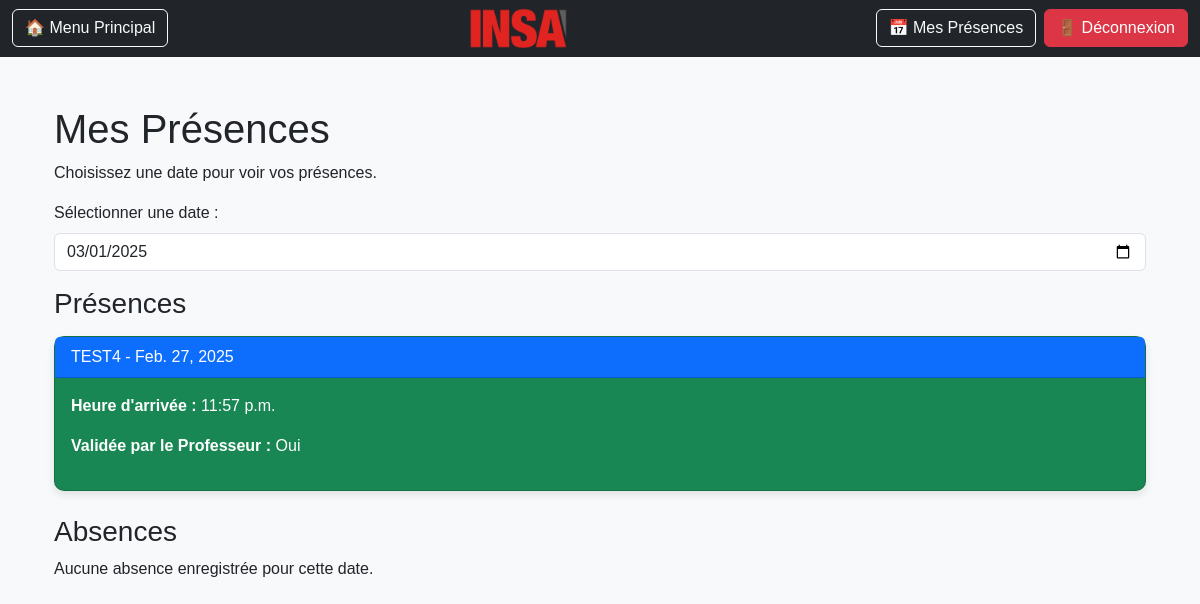
The app's page /list/ (signed in), older data.
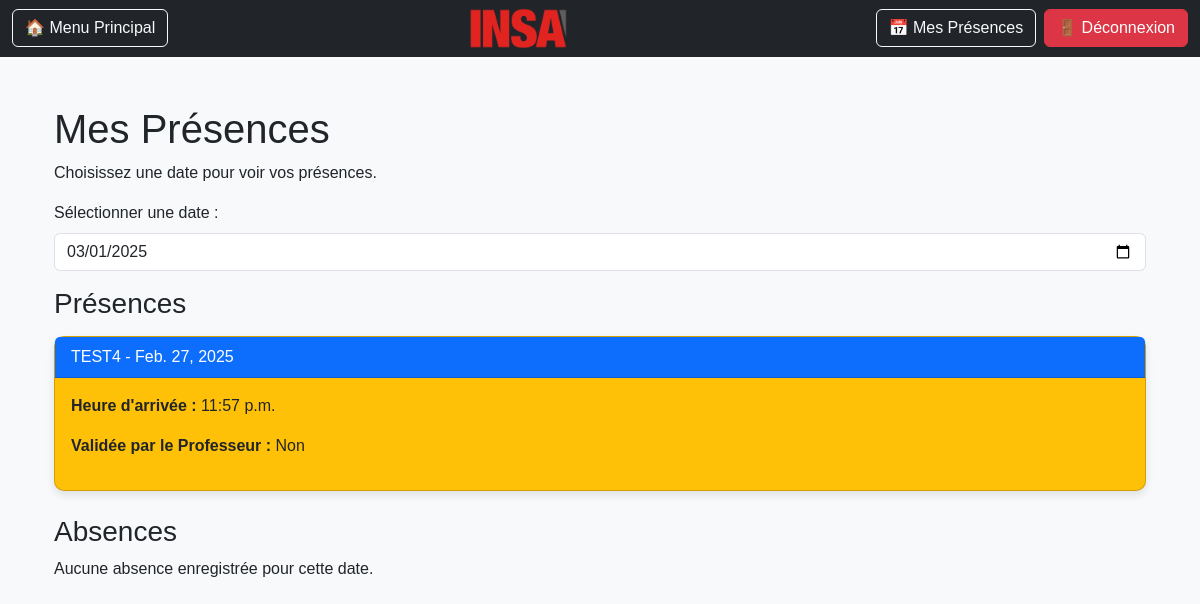
The same page, newer data.
### presence/models.py (models this page shows, shortened)
class Presence(models.Model):
    eleve = models.ForeignKey(settings.AUTH_USER_MODEL, on_delete=models.CASCADE, limit_choices_to={'role': 'eleve'})
    cours = models.ForeignKey(Cours, on_delete=models.CASCADE)
    date = models.DateField(auto_now_add=True)
    heure_arrivee = models.TimeField(auto_now_add=True)
    validee_par_prof = models.BooleanField(default=False)

### cours/models.py (models this page shows, shortened)
class Cours(models.Model):
    nom = models.CharField(max_length=100)
    professeur = models.ForeignKey(settings.AUTH_USER_MODEL, on_delete=models.CASCADE, limit_choices_to={'role': 'prof'})
    debut = models.DateTimeField()
    fin = models.DateTimeField()
    classes = models.ManyToManyField('users.Classe', related_name='cours')

### presence/views.py (the view)
# urls.py: path('list/', list_presences, name='list_presences'),
@login_required
def list_presences(request):
    today = timezone.now().date()
    presences = Presence.objects.filter(eleve=request.user).order_by('-date')
    return render(request, 'list.html', {'presences': presences, "today": today})

### presence/templates/list.html (shortened to what this page needs)
{% extends "base.html" %}
{% load crispy_forms_tags %}
{% load static %}
{% block content %}
<head>
    <link rel="stylesheet" href="https://cdn.jsdelivr.net/npm/bootstrap@5.3.0/dist/css/bootstrap.min.css">
    <link rel="stylesheet" href="{% static 'css/profile.css' %}">
</head>
<body>
    <div class="container mt-5">
        <header>
            <h1>Mes Présences</h1>
            <p>Choisissez une date pour voir vos présences.</p>
        </header>
        <div class="mb-3">
            <label for="datePicker" class="form-label">Sélectionner une date :</label>
            <input type="date" id="datePicker" class="form-control" value="{{ today|date:'Y-m-d' }}">
        </div>
        <div id="contentContainer">
            {% if user.role == "eleve" %}
                <div id="eleveContent">
                    {% include 'partials/presences_list.html' %}
                </div>
            {% elif user.role == "prof" %}
                <div id="profContent">
                    {% include 'partials/professeur_cours_list.html' %}
                </div>
                <div id="presence-container">
                </div>
            {% endif %}
        </div>
    </div>
</body>
{% endblock %}

### presence/templates/partials/presences_list.html
<div>
    <h3>Présences</h3>
    {% for presence in presences %}
        <div class="card mt-3
            {% if presence.validee_par_prof == True %}
                bg-success text-white
            {% elif presence.validee_par_prof == False %}
                bg-warning text-dark
            {% endif %}
        ">
            <div class="card-header bg-primary text-white">
                {{ presence.cours.nom }} - {{ presence.date }}
            </div>
            <div class="card-body">
                <p><strong>Heure d'arrivée :</strong> {{ presence.heure_arrivee }}</p>
                <p><strong>Validée par le Professeur :</strong>
                    {% if presence.validee_par_prof %} Oui {% else %} Non {% endif %}
                </p>
            </div>
        </div>
    {% empty %}
        <p>Aucune présence enregistrée pour cette date.</p>
    {% endfor %}
    <h3 class="mt-4">Absences</h3>
    {% for cours in cours_absents %}
        <div class="card mt-3 bg-danger text-white">
            <div class="card-header bg-primary text-white">
                {{ cours.nom }} - {{ selected_date }}
            </div>
            <div class="card-body">
                <p><strong>Absence :</strong> Vous n'êtes pas inscrit(e) à ce cours pour cette date.</p>
            </div>
        </div>
    {% empty %}
        <p>Aucune absence enregistrée pour cette date.</p>
    {% endfor %}
</div>

Row changes from the older to the newer data that the page shows:
changed Presence "TEST4": validee_par_prof "Oui" → "Non"
